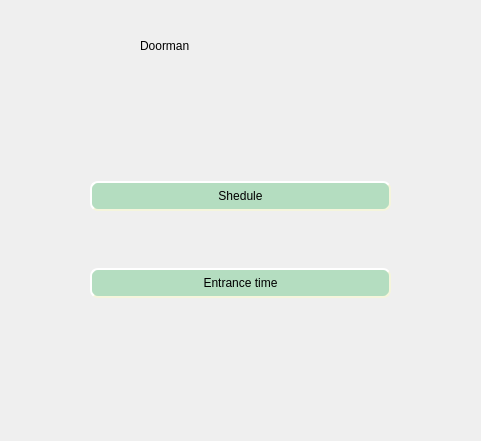
<?xml version="1.0" encoding="UTF-8"?>
<ui version="4.0">
 <class>Doorman</class>
 <widget class="QWidget" name="Doorman">
  <property name="geometry">
   <rect>
    <x>0</x>
    <y>0</y>
    <width>481</width>
    <height>441</height>
   </rect>
  </property>
  <property name="minimumSize">
   <size>
    <width>481</width>
    <height>441</height>
   </size>
  </property>
  <property name="maximumSize">
   <size>
    <width>481</width>
    <height>441</height>
   </size>
  </property>
  <property name="windowTitle">
   <string>Dorman</string>
  </property>
  <widget class="QLabel" name="label">
   <property name="geometry">
    <rect>
     <x>140</x>
     <y>20</y>
     <width>181</width>
     <height>51</height>
    </rect>
   </property>
   <property name="styleSheet">
    <string notr="true">font: 57 italic 40pt &quot;URW Chancery L&quot;;</string>
   </property>
   <property name="text">
    <string>Doorman</string>
   </property>
  </widget>
  <widget class="QWidget" name="layoutWidget">
   <property name="geometry">
    <rect>
     <x>90</x>
     <y>130</y>
     <width>301</width>
     <height>221</height>
    </rect>
   </property>
   <layout class="QVBoxLayout" name="verticalLayout">
    <item>
     <widget class="QPushButton" name="sheduleButton">
      <property name="styleSheet">
       <string notr="true">    QPushButton {
    font: 57 italic 20pt &quot;URW Chancery L&quot;;

     background-color: rgb(180, 221, 192);
     border-style: outset;
     border-width: 2px;
     border-radius: 8px;
     border-color: beige;
   
     min-width: 8em;
     padding: 6px;
}
QPushButton:hover{
border-width: 0px;
background-color:rgb(184, 216, 239);
border-radius: 20%;
}</string>
      </property>
      <property name="text">
       <string>Shedule</string>
      </property>
     </widget>
    </item>
    <item>
     <widget class="QPushButton" name="lengthStayingButton">
      <property name="styleSheet">
       <string notr="true">    QPushButton {
    font: 57 italic 20pt &quot;URW Chancery L&quot;;

     background-color: rgb(180, 221, 192);
     border-style: outset;
     border-width: 2px;
     border-radius: 8px;
     border-color: beige;
   
     min-width: 8em;
     padding: 6px;
}
QPushButton:hover{
border-width: 0px;
background-color:rgb(184, 216, 239);
border-radius: 20%;
}</string>
      </property>
      <property name="text">
       <string>Entrance time</string>
      </property>
     </widget>
    </item>
   </layout>
  </widget>
 </widget>
 <resources/>
 <connections/>
</ui>
